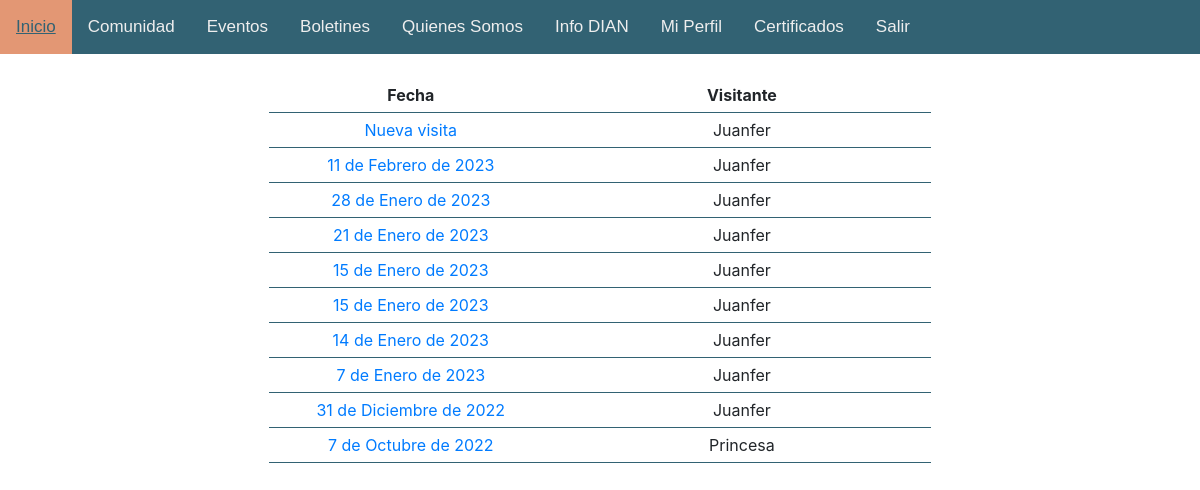
The page /visit/ (signed in) on the database its author committed.
### users/models.py (models this page shows, shortened)
class CustomUser(models.Model):
    DOC_TYPES = [
        ('cc', 'Cédula Ciudadanía'),
        ('ti', 'Tarjeda de Identidad'),
        ('ce', 'Cédula Extranjería'),
    ]
    user = models.OneToOneField(User, on_delete=models.CASCADE)
    doc_type = models.CharField(max_length=5, default='', blank=True, choices=DOC_TYPES)
    id_number = models.PositiveBigIntegerField(default=None, blank=True, null=True)
    phone_number = models.PositiveBigIntegerField()
    nickname = models.CharField(blank=False, max_length=20)
    birthday = models.DateField()
    mailing_list = models.BooleanField()
    info_manage = models.BooleanField()
    comunidad = models.BooleanField(default=False)
    publicar = models.BooleanField(default=False)
    tiene_reclamacion = models.BooleanField(default=False)
    mtto = models.BooleanField(default=False)
    staff = models.BooleanField(default=False)

### visit/models.py (models this page shows)
class Visit(models.Model):
    visitor = models.ForeignKey(CustomUser, on_delete=models.CASCADE)
    date = models.DateField()
    notes = models.TextField()
    total_balance = models.IntegerField(default=0)
    revisado = models.BooleanField(default=False)
    class Meta:
        ordering = ['date']

### visit/views.py (the view)
# urls.py: path('', views.listOfVisits, name="visit.list"),
@login_required
def listOfVisits(request):
    user = CustomUser.objects.get(user=request.user)
    comunidad = False
    if user.comunidad == True:
        visits = Visit.objects.all().order_by('-date')
        comunidad =True
    else:
        return HttpResponseRedirect(reverse('home'))
    return render(request, 'visit/list.html', {
        'visits': visits,
        'comunidad': comunidad,
        'nickname': user.nickname,
    })

### visit/templates/visit/list.html (shortened to what this page needs)
{% extends 'base.html' %}
{% load static %}
    {% block body %}
    <br>
    <table class="center">
        <thead>
            <tr>
                <th scope="col">Fecha</th>
                <th scope="col">Visitante</th>
            </tr>
        </thead>
        <tbody>
            <tr>
                <td><a href="{% url 'visit.input' %}">Nueva visita</td></a>
                <td>{{ nickname }}</td>
            </tr>
            {% for visit in visits %}
            <tr>
                <td><a href="{% url 'visit.details' pk=visit.id %}">{{ visit.date }}</a></td>
                <td>{{ visit.visitor.nickname }}</td>
            </tr>
            {% endfor %}
        </tbody>
    </table>
    {% endblock %}

### static/css/style.css (style rules this page uses)
body { margin: 0; font-family: Arial, Helvetica, sans-serif; }
.center { display: block; text-align: center; margin: 8px auto 8px auto; width: 80%; }
table { table-layout: fixed; border-collapse: collapse; }
thead th:nth-child(1) { width: 30%; }
thead th:nth-child(2) { width: 40%; }
th, td { padding: 5px; border-bottom: 1px solid #326273; }
table.center { display: table; align-items: center; width: auto; margin: 0 auto; }

### rows shown on the page
CustomUser: nickname "Juanfer"
Visit: date "11 de Febrero de 2023", visitor.nickname "Juanfer"
Visit: date "28 de Enero de 2023", visitor.nickname "Juanfer"
Visit: date "21 de Enero de 2023", visitor.nickname "Juanfer"
Visit: date "15 de Enero de 2023", visitor.nickname "Juanfer"
Visit: date "15 de Enero de 2023", visitor.nickname "Juanfer"
Visit: date "14 de Enero de 2023", visitor.nickname "Juanfer"
Visit: date "7 de Enero de 2023", visitor.nickname "Juanfer"
Visit: date "31 de Diciembre de 2022", visitor.nickname "Juanfer"
Visit: date "7 de Octubre de 2022", visitor.nickname "Princesa"
